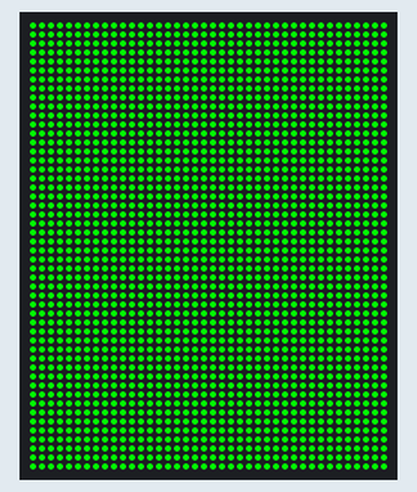
Recording of a sketch running on a simulated ESP32. On the bench: 40×50 RGB LED matrix (first LED top left, wired row by row). Nothing arrives over Bluetooth unless stated; what the sketch prints to the serial monitor is not drawn.

Above: at 30.1 s.

Measured:
- what the display in image 0 shows lasts 4.2 s, from 30.1 s to 34.3 s

The sketch:

Ball_Movement_Test.ino
```cpp
#include "BluetoothSerial.h"

// pixels headers and such
#include <Adafruit_NeoPixel.h>
#ifdef __AVR__
 #include <avr/power.h> // Required for 16 MHz Adafruit Trinket
#endif

// Which pin on the Arduino is connected to the NeoPixels?
#define PIN 23 // On Trinket or Gemma, suggest changing this to 1

// How many NeoPixels are attached to the Arduino?
#define NUMPIXELS 2000 // Popular NeoPixel wall size

// define the led  xwall size
#define WallWidth 40
#define WallHeight 50
int WallSize = WallWidth*WallHeight;
int BarSize = WallHeight/5;

// positioning info
int leftPos;
int rightPos;
int ballPosCol;
int ballPosRow;
bool ballDirLR; //ball direction left/right, 0 = left and 1 = right
bool ballDirUD; //ball direction up/down, 0 = up and 1 = down

Adafruit_NeoPixel pixels(NUMPIXELS, PIN, NEO_GRB + NEO_KHZ800);
#define DELAYVAL 2000 // Time (in milliseconds) to pause between pixels

#if !defined(CONFIG_BT_ENABLED) || !defined(CONFIG_BLUEDROID_ENABLED)
#error Bluetooth is not enabled! Please run `make menuconfig` to and enable it
#endif

BluetoothSerial SerialBT;

void gameOver(){

   for (int j=0; j<4; j++){
     for(int i=0; i<2000; i++){
        pixels.setPixelColor(i, pixels.Color(0, 255, 0));
      }
      pixels.show();
      delay(500);
      pixels.clear();
      delay(500);
     }
  }

void updateBallPos(){
  int newRow = 0;
  int newCol = 0;
  // calculating the new position of the ball
  if (ballDirLR == 0){newCol=ballPosCol-1;} else {newCol=ballPosCol+1;}
  if (ballDirUD == 0){newRow=ballPosRow+1;} else {newRow=ballPosRow-1;}

  //testing if we are bouncing off the top or bottom
  if (newRow < 0){ ballDirUD = 0; newRow=ballPosRow+1; }
  if (newRow > WallHeight){ ballDirUD = 1; newRow=ballPosRow-1;}

  //testing if we are bouncing off the left or right
  /* BOUNCING MODE - NO GAME OVER
  if (newCol < 0){ ballDirLR = 1; newCol=ballPosCol+1; }
  if (newCol > WallWidth){ ballDirLR = 0; newCol=ballPosCol-1;}
  */
  if (newCol < 0){
    gameOver();
    ballPosRow = WallHeight/2;
    ballPosCol = WallWidth/2;
  } else if (newCol >= WallWidth){
      gameOver();
      ballPosRow = WallHeight/2;
      ballPosCol = WallWidth/2;
  } else {
    ballPosCol = newCol;
    ballPosRow = newRow;
  }

}


void drawBall(int col, int row){
  int start;
  int i = 0;
  int ballArray[WallHeight];
  start = col*WallHeight;
  for(int n=start; n<start+WallHeight; n++){
    ballArray[i]=n;
    i++;
  }

  if(col % 2 == 0){
    pixels.setPixelColor(ballArray[row], pixels.Color(0, 0, 255));
  } else {
    pixels.setPixelColor(ballArray[WallHeight-row], pixels.Color(0, 0, 255));
  }
}

void myNewCol(int colnum, int g=0, int r=0, int b=255){
  // calculate starting point of the column
  int start;
  start = colnum*WallHeight;
    for(int n=start; n<start+WallHeight; n++){
      pixels.setPixelColor(n, pixels.Color(g, r, b));
    }
}

void myNewRow(int rownum, int g=0, int r=255, int b=0){
  // calculate starting point of the odd columns
    for(int k=0; k<=WallHeight; k+=2){
  int go,go2;
    go = (rownum+(k*WallHeight));
    go2 = go-(2*rownum+1);
    pixels.setPixelColor(go, pixels.Color(g, r, b));
    if(go2>0){
      pixels.setPixelColor(go2, pixels.Color(g, r, b));
    }
  }
}


/*
// What this does + maybe descr of inputs
void ballStart(int i=237, int g=0, int r=0, int b=255){

    // pixels.Color() takes RGB values, from 0,0,0 up to 255,255,255
    pixels.setPixelColor(i, pixels.Color(g, r, b));

    pixels.show();   // Send the updated pixel colors to the hardware.

  int ColArray[WallHeight];
  int colnum = WallWidth/2; // column number of the bar's location

    // Storing all the led addresses in an array
    for(int k=0; k<=WallHeight; k+=2){
      ColArray[k+1] = (colnum+(k*WallWidth));
      ColArray[k] = ColArray[k+1]-(2*colnum+1);
      }

  // Turning the bar on
  for (int h=top; h=WallHeight/2){
    pixels.setPixelColor(ColArray[h], pixels.Color(g, r, b));
  }
  pixels.show();   // Send the updated pixel colors to the hardware.
}
*/

// What this does + maybe descr of inputs
void rightBar(int top, int g=0, int r=255, int b=0){
  int rightArray[WallHeight];
  int col = WallWidth - 1;
  int start = col*WallHeight;
  int i= 0;
  for(int n=start; n<start+WallHeight; n++){
    rightArray[i]=n;
    i++;
  }

  if(col % 2 == 0){
  // Turning the bar on
    for (int h=top; h>top-BarSize; h--){
      pixels.setPixelColor(rightArray[h], pixels.Color(g, r, b));
    }
  } else {
    for (int h=top; h>top-BarSize; h--){
      pixels.setPixelColor(rightArray[WallHeight-h], pixels.Color(g, r, b));
    }
  }

/*
  int rightArray[WallHeight];
  int colnum = WallWidth - 1; // column number of the bar's location

  // Storing all the led addresses in an array
  for(int k=0; k<=WallHeight; k+=2){
    rightArray[k+1] = (colnum+(k*WallWidth));
    rightArray[k] = rightArray[k+1]-(2*colnum+1);
  }
*/

}

// What this does + maybe descr of inputs
void leftBar(int top, int g=0, int r=255, int b=0){
  int leftArray[WallHeight];
  int col = 0;
  int start = col*WallHeight;
  int i= 0;
  for(int n=start; n<start+WallHeight; n++){
    leftArray[i]=n;
    i++;
  }

  if(col % 2 == 0){
  // Turning the bar on
    for (int h=top; h>top-BarSize; h--){
      pixels.setPixelColor(leftArray[h], pixels.Color(g, r, b));
    }
  } else {
    for (int h=top; h>top-BarSize; h--){
      pixels.setPixelColor(leftArray[WallHeight-h], pixels.Color(g, r, b));
    }
   }
}

void setup() {
pixels.begin(); // INITIALIZE NeoPixel strip object (REQUIRED)

Serial.begin(115200);
SerialBT.begin("ESP32test2"); //Bluetooth device name
Serial.print("The device started, now you can pair it with bluetooth!");

// Start positions
leftPos = (WallHeight/2)+2;
rightPos = (WallHeight/2)+2;
ballPosCol = WallHeight/2;
ballPosRow = WallWidth/2;

} // end setup

// Update the bar position based on BT user input via ArduinoBlueControl
void updateBarPos(){
  // inititalize button input var.
  char Choice;

  if (SerialBT.available()) {
      Choice = SerialBT.read();
  } else {
    return;
  }

  switch(Choice){
      case '1': // up left
        if (leftPos < WallHeight) { leftPos++; }
        break;
      case '2': // down right
        if (rightPos > BarSize) { rightPos--; }
        break;
      case '3': // up right
        if (rightPos < WallHeight) { rightPos++; }
        break;
      case '4': // down left
        if (leftPos > BarSize) { leftPos--; }
        break;
  }
} // end updatePos

void loop() {

//ledCycle();

pixels.clear(); // clears the whole screen
updateBarPos(); // updates bar positions based on BT user input
updateBallPos();
leftBar(leftPos); // draws left bar
rightBar(rightPos); // draws right bar
drawBall(ballPosCol, ballPosRow);
pixels.show();   // Send the updated pixel colors to the hardware.
delay(500);
}
```
